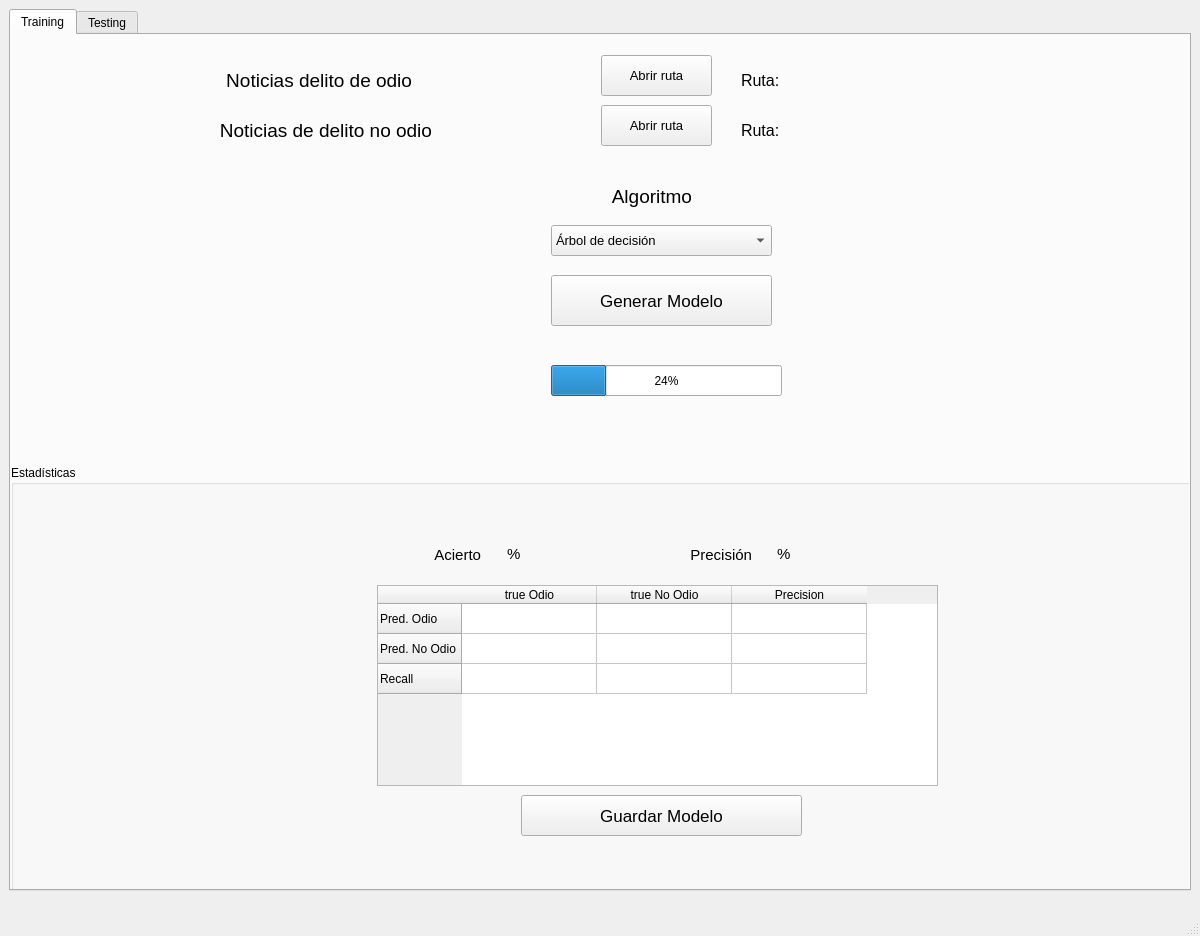
<?xml version="1.0" encoding="UTF-8"?>
<ui version="4.0">
 <class>MainWindow</class>
 <widget class="QMainWindow" name="MainWindow">
  <property name="geometry">
   <rect>
    <x>0</x>
    <y>0</y>
    <width>1200</width>
    <height>936</height>
   </rect>
  </property>
  <property name="minimumSize">
   <size>
    <width>1200</width>
    <height>900</height>
   </size>
  </property>
  <property name="maximumSize">
   <size>
    <width>1200</width>
    <height>936</height>
   </size>
  </property>
  <property name="baseSize">
   <size>
    <width>900</width>
    <height>800</height>
   </size>
  </property>
  <property name="windowTitle">
   <string>Clasificador de Noticias</string>
  </property>
  <widget class="QWidget" name="centralwidget">
   <property name="sizePolicy">
    <sizepolicy hsizetype="Maximum" vsizetype="Maximum">
     <horstretch>0</horstretch>
     <verstretch>0</verstretch>
    </sizepolicy>
   </property>
   <property name="minimumSize">
    <size>
     <width>1200</width>
     <height>900</height>
    </size>
   </property>
   <property name="maximumSize">
    <size>
     <width>1200</width>
     <height>900</height>
    </size>
   </property>
   <layout class="QHBoxLayout" name="horizontalLayout">
    <item>
     <widget class="QTabWidget" name="tabWidget">
      <property name="sizePolicy">
       <sizepolicy hsizetype="Preferred" vsizetype="Preferred">
        <horstretch>0</horstretch>
        <verstretch>0</verstretch>
       </sizepolicy>
      </property>
      <property name="currentIndex">
       <number>0</number>
      </property>
      <widget class="QWidget" name="tabTraining">
       <attribute name="title">
        <string>Training</string>
       </attribute>
       <widget class="QLabel" name="label">
        <property name="geometry">
         <rect>
          <x>110</x>
          <y>30</y>
          <width>291</width>
          <height>31</height>
         </rect>
        </property>
        <property name="font">
         <font>
          <pointsize>14</pointsize>
         </font>
        </property>
        <property name="layoutDirection">
         <enum>Qt::LeftToRight</enum>
        </property>
        <property name="text">
         <string>Noticias delito de odio</string>
        </property>
        <property name="alignment">
         <set>Qt::AlignRight|Qt::AlignTrailing|Qt::AlignVCenter</set>
        </property>
        <property name="wordWrap">
         <bool>false</bool>
        </property>
       </widget>
       <widget class="QLabel" name="label_2">
        <property name="geometry">
         <rect>
          <x>110</x>
          <y>80</y>
          <width>311</width>
          <height>31</height>
         </rect>
        </property>
        <property name="font">
         <font>
          <pointsize>14</pointsize>
         </font>
        </property>
        <property name="layoutDirection">
         <enum>Qt::LeftToRight</enum>
        </property>
        <property name="text">
         <string>Noticias de delito no odio</string>
        </property>
        <property name="alignment">
         <set>Qt::AlignRight|Qt::AlignTrailing|Qt::AlignVCenter</set>
        </property>
        <property name="wordWrap">
         <bool>false</bool>
        </property>
       </widget>
       <widget class="QPushButton" name="btnRutaOdio">
        <property name="geometry">
         <rect>
          <x>590</x>
          <y>20</y>
          <width>111</width>
          <height>41</height>
         </rect>
        </property>
        <property name="font">
         <font>
          <pointsize>10</pointsize>
         </font>
        </property>
        <property name="text">
         <string>Abrir ruta</string>
        </property>
       </widget>
       <widget class="QPushButton" name="btnRutaNoOdio">
        <property name="geometry">
         <rect>
          <x>590</x>
          <y>70</y>
          <width>111</width>
          <height>41</height>
         </rect>
        </property>
        <property name="font">
         <font>
          <pointsize>10</pointsize>
         </font>
        </property>
        <property name="text">
         <string>Abrir ruta</string>
        </property>
       </widget>
       <widget class="QLabel" name="lblRutaOdio">
        <property name="geometry">
         <rect>
          <x>730</x>
          <y>30</y>
          <width>481</width>
          <height>31</height>
         </rect>
        </property>
        <property name="font">
         <font>
          <pointsize>10</pointsize>
         </font>
        </property>
        <property name="text">
         <string>&lt;html&gt;&lt;head/&gt;&lt;body&gt;&lt;p&gt;&lt;span style=&quot; font-size:12pt;&quot;&gt;Ruta: &lt;/span&gt;&lt;/p&gt;&lt;/body&gt;&lt;/html&gt;</string>
        </property>
        <property name="scaledContents">
         <bool>false</bool>
        </property>
       </widget>
       <widget class="QLabel" name="lblRutaNoOdio">
        <property name="geometry">
         <rect>
          <x>730</x>
          <y>80</y>
          <width>491</width>
          <height>31</height>
         </rect>
        </property>
        <property name="font">
         <font>
          <pointsize>10</pointsize>
         </font>
        </property>
        <property name="text">
         <string>&lt;html&gt;&lt;head/&gt;&lt;body&gt;&lt;p&gt;&lt;span style=&quot; font-size:12pt;&quot;&gt;Ruta: &lt;/span&gt;&lt;/p&gt;&lt;/body&gt;&lt;/html&gt;</string>
        </property>
       </widget>
       <widget class="QLabel" name="label_5">
        <property name="geometry">
         <rect>
          <x>560</x>
          <y>150</y>
          <width>121</width>
          <height>31</height>
         </rect>
        </property>
        <property name="font">
         <font>
          <pointsize>14</pointsize>
         </font>
        </property>
        <property name="layoutDirection">
         <enum>Qt::LeftToRight</enum>
        </property>
        <property name="text">
         <string>Algoritmo</string>
        </property>
        <property name="textFormat">
         <enum>Qt::PlainText</enum>
        </property>
        <property name="alignment">
         <set>Qt::AlignRight|Qt::AlignTop|Qt::AlignTrailing</set>
        </property>
        <property name="wordWrap">
         <bool>false</bool>
        </property>
       </widget>
       <widget class="QComboBox" name="cbAlgoritmo">
        <property name="geometry">
         <rect>
          <x>540</x>
          <y>190</y>
          <width>221</width>
          <height>31</height>
         </rect>
        </property>
        <property name="font">
         <font>
          <pointsize>10</pointsize>
         </font>
        </property>
        <property name="editable">
         <bool>false</bool>
        </property>
        <property name="currentText">
         <string>Árbol de decisión</string>
        </property>
        <property name="sizeAdjustPolicy">
         <enum>QComboBox::AdjustToMinimumContentsLengthWithIcon</enum>
        </property>
        <property name="minimumContentsLength">
         <number>0</number>
        </property>
        <item>
         <property name="text">
          <string>Árbol de decisión</string>
         </property>
        </item>
        <item>
         <property name="text">
          <string>K-nn</string>
         </property>
        </item>
        <item>
         <property name="text">
          <string>Naive Bayes</string>
         </property>
        </item>
       </widget>
       <widget class="QPushButton" name="btnGenerarModelo">
        <property name="geometry">
         <rect>
          <x>540</x>
          <y>240</y>
          <width>221</width>
          <height>51</height>
         </rect>
        </property>
        <property name="font">
         <font>
          <pointsize>13</pointsize>
         </font>
        </property>
        <property name="text">
         <string>Generar Modelo</string>
        </property>
       </widget>
       <widget class="QGroupBox" name="groupBox_2">
        <property name="geometry">
         <rect>
          <x>0</x>
          <y>430</y>
          <width>1181</width>
          <height>431</height>
         </rect>
        </property>
        <property name="title">
         <string>Estadísticas</string>
        </property>
        <widget class="QLabel" name="label_6">
         <property name="geometry">
          <rect>
           <x>630</x>
           <y>80</y>
           <width>111</width>
           <height>20</height>
          </rect>
         </property>
         <property name="font">
          <font>
           <pointsize>11</pointsize>
          </font>
         </property>
         <property name="layoutDirection">
          <enum>Qt::LeftToRight</enum>
         </property>
         <property name="text">
          <string>Precisión</string>
         </property>
         <property name="alignment">
          <set>Qt::AlignRight|Qt::AlignTrailing|Qt::AlignVCenter</set>
         </property>
        </widget>
        <widget class="QLabel" name="label_7">
         <property name="geometry">
          <rect>
           <x>369</x>
           <y>80</y>
           <width>101</width>
           <height>20</height>
          </rect>
         </property>
         <property name="font">
          <font>
           <pointsize>11</pointsize>
          </font>
         </property>
         <property name="layoutDirection">
          <enum>Qt::LeftToRight</enum>
         </property>
         <property name="text">
          <string>Acierto</string>
         </property>
         <property name="alignment">
          <set>Qt::AlignRight|Qt::AlignTrailing|Qt::AlignVCenter</set>
         </property>
        </widget>
        <widget class="QLabel" name="lblPrecision">
         <property name="geometry">
          <rect>
           <x>766</x>
           <y>80</y>
           <width>51</width>
           <height>18</height>
          </rect>
         </property>
         <property name="font">
          <font>
           <pointsize>11</pointsize>
          </font>
         </property>
         <property name="layoutDirection">
          <enum>Qt::LeftToRight</enum>
         </property>
         <property name="text">
          <string>%</string>
         </property>
         <property name="alignment">
          <set>Qt::AlignLeading|Qt::AlignLeft|Qt::AlignVCenter</set>
         </property>
        </widget>
        <widget class="QLabel" name="lblAcierto">
         <property name="geometry">
          <rect>
           <x>496</x>
           <y>80</y>
           <width>61</width>
           <height>18</height>
          </rect>
         </property>
         <property name="font">
          <font>
           <pointsize>11</pointsize>
          </font>
         </property>
         <property name="layoutDirection">
          <enum>Qt::LeftToRight</enum>
         </property>
         <property name="text">
          <string>%</string>
         </property>
         <property name="alignment">
          <set>Qt::AlignLeading|Qt::AlignLeft|Qt::AlignVCenter</set>
         </property>
        </widget>
        <widget class="QPushButton" name="btnGuardarModelo">
         <property name="geometry">
          <rect>
           <x>510</x>
           <y>330</y>
           <width>281</width>
           <height>41</height>
          </rect>
         </property>
         <property name="font">
          <font>
           <pointsize>13</pointsize>
          </font>
         </property>
         <property name="text">
          <string>Guardar Modelo</string>
         </property>
        </widget>
        <widget class="QLabel" name="lblAlgoritmo">
         <property name="geometry">
          <rect>
           <x>10</x>
           <y>254</y>
           <width>16</width>
           <height>18</height>
          </rect>
         </property>
         <property name="font">
          <font>
           <pointsize>11</pointsize>
           <weight>75</weight>
           <bold>true</bold>
          </font>
         </property>
         <property name="layoutDirection">
          <enum>Qt::LeftToRight</enum>
         </property>
         <property name="text">
          <string/>
         </property>
         <property name="alignment">
          <set>Qt::AlignCenter</set>
         </property>
        </widget>
        <widget class="QTableWidget" name="tableEstadisticas">
         <property name="geometry">
          <rect>
           <x>366</x>
           <y>120</y>
           <width>561</width>
           <height>201</height>
          </rect>
         </property>
         <property name="maximumSize">
          <size>
           <width>1147</width>
           <height>373</height>
          </size>
         </property>
         <attribute name="horizontalHeaderCascadingSectionResizes">
          <bool>true</bool>
         </attribute>
         <attribute name="horizontalHeaderDefaultSectionSize">
          <number>135</number>
         </attribute>
         <row>
          <property name="text">
           <string>Pred. Odio</string>
          </property>
         </row>
         <row>
          <property name="text">
           <string>Pred. No Odio</string>
          </property>
         </row>
         <row>
          <property name="text">
           <string>Recall</string>
          </property>
         </row>
         <column>
          <property name="text">
           <string>true Odio</string>
          </property>
          <property name="textAlignment">
           <set>AlignCenter</set>
          </property>
         </column>
         <column>
          <property name="text">
           <string>true No Odio</string>
          </property>
         </column>
         <column>
          <property name="text">
           <string>Precision</string>
          </property>
         </column>
         <item row="2" column="2">
          <property name="text">
           <string/>
          </property>
          <property name="textAlignment">
           <set>AlignCenter</set>
          </property>
         </item>
        </widget>
       </widget>
       <widget class="QProgressBar" name="progressBar">
        <property name="geometry">
         <rect>
          <x>540</x>
          <y>330</y>
          <width>231</width>
          <height>31</height>
         </rect>
        </property>
        <property name="value">
         <number>24</number>
        </property>
       </widget>
      </widget>
      <widget class="QWidget" name="tabTesting">
       <attribute name="title">
        <string>Testing</string>
       </attribute>
       <widget class="QLabel" name="label_3">
        <property name="geometry">
         <rect>
          <x>200</x>
          <y>20</y>
          <width>211</width>
          <height>31</height>
         </rect>
        </property>
        <property name="font">
         <font>
          <pointsize>14</pointsize>
         </font>
        </property>
        <property name="layoutDirection">
         <enum>Qt::LeftToRight</enum>
        </property>
        <property name="text">
         <string>Modelo </string>
        </property>
        <property name="alignment">
         <set>Qt::AlignRight|Qt::AlignTrailing|Qt::AlignVCenter</set>
        </property>
        <property name="wordWrap">
         <bool>false</bool>
        </property>
       </widget>
       <widget class="QPushButton" name="btnRutaModelo">
        <property name="geometry">
         <rect>
          <x>450</x>
          <y>20</y>
          <width>131</width>
          <height>31</height>
         </rect>
        </property>
        <property name="font">
         <font>
          <pointsize>10</pointsize>
         </font>
        </property>
        <property name="text">
         <string>Abrir Modelo</string>
        </property>
       </widget>
       <widget class="QPushButton" name="btnRutaNoticias">
        <property name="geometry">
         <rect>
          <x>790</x>
          <y>20</y>
          <width>131</width>
          <height>31</height>
         </rect>
        </property>
        <property name="font">
         <font>
          <pointsize>10</pointsize>
         </font>
        </property>
        <property name="text">
         <string>Abrir ruta</string>
        </property>
       </widget>
       <widget class="QLabel" name="label_4">
        <property name="geometry">
         <rect>
          <x>540</x>
          <y>20</y>
          <width>211</width>
          <height>31</height>
         </rect>
        </property>
        <property name="font">
         <font>
          <pointsize>14</pointsize>
         </font>
        </property>
        <property name="layoutDirection">
         <enum>Qt::LeftToRight</enum>
        </property>
        <property name="text">
         <string>Noticias</string>
        </property>
        <property name="alignment">
         <set>Qt::AlignRight|Qt::AlignTrailing|Qt::AlignVCenter</set>
        </property>
        <property name="wordWrap">
         <bool>false</bool>
        </property>
       </widget>
       <widget class="QLabel" name="lblRutaNoticias">
        <property name="geometry">
         <rect>
          <x>700</x>
          <y>70</y>
          <width>291</width>
          <height>31</height>
         </rect>
        </property>
        <property name="font">
         <font>
          <pointsize>10</pointsize>
         </font>
        </property>
        <property name="text">
         <string>Ruta: </string>
        </property>
       </widget>
       <widget class="QLabel" name="lblRutaModelo">
        <property name="geometry">
         <rect>
          <x>360</x>
          <y>70</y>
          <width>291</width>
          <height>31</height>
         </rect>
        </property>
        <property name="font">
         <font>
          <pointsize>10</pointsize>
         </font>
        </property>
        <property name="text">
         <string>Ruta: </string>
        </property>
       </widget>
       <widget class="QGroupBox" name="groupBox">
        <property name="geometry">
         <rect>
          <x>240</x>
          <y>490</y>
          <width>761</width>
          <height>371</height>
         </rect>
        </property>
        <property name="autoFillBackground">
         <bool>true</bool>
        </property>
        <property name="title">
         <string>Resultados</string>
        </property>
        <widget class="QTableWidget" name="tableResultados">
         <property name="geometry">
          <rect>
           <x>10</x>
           <y>20</y>
           <width>741</width>
           <height>221</height>
          </rect>
         </property>
         <attribute name="horizontalHeaderDefaultSectionSize">
          <number>369</number>
         </attribute>
         <column>
          <property name="text">
           <string>Noticia</string>
          </property>
         </column>
         <column>
          <property name="text">
           <string>Predicción</string>
          </property>
         </column>
        </widget>
        <widget class="QPushButton" name="btnExportar">
         <property name="geometry">
          <rect>
           <x>290</x>
           <y>250</y>
           <width>171</width>
           <height>31</height>
          </rect>
         </property>
         <property name="font">
          <font>
           <pointsize>13</pointsize>
          </font>
         </property>
         <property name="text">
          <string>Exportar</string>
         </property>
        </widget>
       </widget>
       <widget class="QPushButton" name="btnClasificar">
        <property name="geometry">
         <rect>
          <x>500</x>
          <y>440</y>
          <width>241</width>
          <height>31</height>
         </rect>
        </property>
        <property name="font">
         <font>
          <pointsize>13</pointsize>
         </font>
        </property>
        <property name="text">
         <string>Clasificar Noticias</string>
        </property>
       </widget>
       <widget class="QGroupBox" name="groupBox_3">
        <property name="geometry">
         <rect>
          <x>-10</x>
          <y>110</y>
          <width>1191</width>
          <height>311</height>
         </rect>
        </property>
        <property name="title">
         <string>Modelo</string>
        </property>
        <widget class="QLabel" name="label_8">
         <property name="geometry">
          <rect>
           <x>530</x>
           <y>40</y>
           <width>91</width>
           <height>21</height>
          </rect>
         </property>
         <property name="font">
          <font>
           <pointsize>11</pointsize>
          </font>
         </property>
         <property name="layoutDirection">
          <enum>Qt::LeftToRight</enum>
         </property>
         <property name="text">
          <string>Precisión</string>
         </property>
         <property name="alignment">
          <set>Qt::AlignRight|Qt::AlignTrailing|Qt::AlignVCenter</set>
         </property>
        </widget>
        <widget class="QLabel" name="label_9">
         <property name="geometry">
          <rect>
           <x>930</x>
           <y>30</y>
           <width>91</width>
           <height>21</height>
          </rect>
         </property>
         <property name="font">
          <font>
           <pointsize>11</pointsize>
          </font>
         </property>
         <property name="layoutDirection">
          <enum>Qt::LeftToRight</enum>
         </property>
         <property name="text">
          <string>Acierto</string>
         </property>
         <property name="alignment">
          <set>Qt::AlignRight|Qt::AlignTrailing|Qt::AlignVCenter</set>
         </property>
        </widget>
        <widget class="QLabel" name="lblPrecisionTesting">
         <property name="geometry">
          <rect>
           <x>640</x>
           <y>40</y>
           <width>91</width>
           <height>21</height>
          </rect>
         </property>
         <property name="font">
          <font>
           <pointsize>11</pointsize>
          </font>
         </property>
         <property name="layoutDirection">
          <enum>Qt::LeftToRight</enum>
         </property>
         <property name="text">
          <string>%</string>
         </property>
         <property name="alignment">
          <set>Qt::AlignLeading|Qt::AlignLeft|Qt::AlignVCenter</set>
         </property>
        </widget>
        <widget class="QLabel" name="lblAciertoTesting">
         <property name="geometry">
          <rect>
           <x>1040</x>
           <y>30</y>
           <width>91</width>
           <height>21</height>
          </rect>
         </property>
         <property name="font">
          <font>
           <pointsize>11</pointsize>
          </font>
         </property>
         <property name="layoutDirection">
          <enum>Qt::LeftToRight</enum>
         </property>
         <property name="text">
          <string>%</string>
         </property>
         <property name="alignment">
          <set>Qt::AlignLeading|Qt::AlignLeft|Qt::AlignVCenter</set>
         </property>
        </widget>
        <widget class="QLabel" name="lblAlgoritmoTesting">
         <property name="geometry">
          <rect>
           <x>70</x>
           <y>30</y>
           <width>211</width>
           <height>21</height>
          </rect>
         </property>
         <property name="font">
          <font>
           <pointsize>11</pointsize>
          </font>
         </property>
         <property name="layoutDirection">
          <enum>Qt::LeftToRight</enum>
         </property>
         <property name="text">
          <string/>
         </property>
         <property name="alignment">
          <set>Qt::AlignLeading|Qt::AlignLeft|Qt::AlignVCenter</set>
         </property>
        </widget>
        <widget class="QLabel" name="label_10">
         <property name="geometry">
          <rect>
           <x>20</x>
           <y>40</y>
           <width>371</width>
           <height>21</height>
          </rect>
         </property>
         <property name="font">
          <font>
           <pointsize>11</pointsize>
          </font>
         </property>
         <property name="layoutDirection">
          <enum>Qt::LeftToRight</enum>
         </property>
         <property name="text">
          <string>Algoritmo</string>
         </property>
         <property name="alignment">
          <set>Qt::AlignRight|Qt::AlignTrailing|Qt::AlignVCenter</set>
         </property>
        </widget>
        <widget class="QTableWidget" name="tableEstadisticasTesting">
         <property name="geometry">
          <rect>
           <x>340</x>
           <y>80</y>
           <width>561</width>
           <height>211</height>
          </rect>
         </property>
         <attribute name="horizontalHeaderDefaultSectionSize">
          <number>135</number>
         </attribute>
         <row>
          <property name="text">
           <string>Pred. Odio</string>
          </property>
         </row>
         <row>
          <property name="text">
           <string>Pred. No Odio</string>
          </property>
         </row>
         <row>
          <property name="text">
           <string>Recall</string>
          </property>
         </row>
         <column>
          <property name="text">
           <string>true Odio</string>
          </property>
         </column>
         <column>
          <property name="text">
           <string>true No Odio</string>
          </property>
         </column>
         <column>
          <property name="text">
           <string>Precision</string>
          </property>
         </column>
         <item row="1" column="2">
          <property name="textAlignment">
           <set>AlignJustify|AlignVCenter</set>
          </property>
         </item>
        </widget>
       </widget>
      </widget>
     </widget>
    </item>
   </layout>
  </widget>
  <widget class="QStatusBar" name="statusbar"/>
 </widget>
 <resources/>
 <connections/>
</ui>
